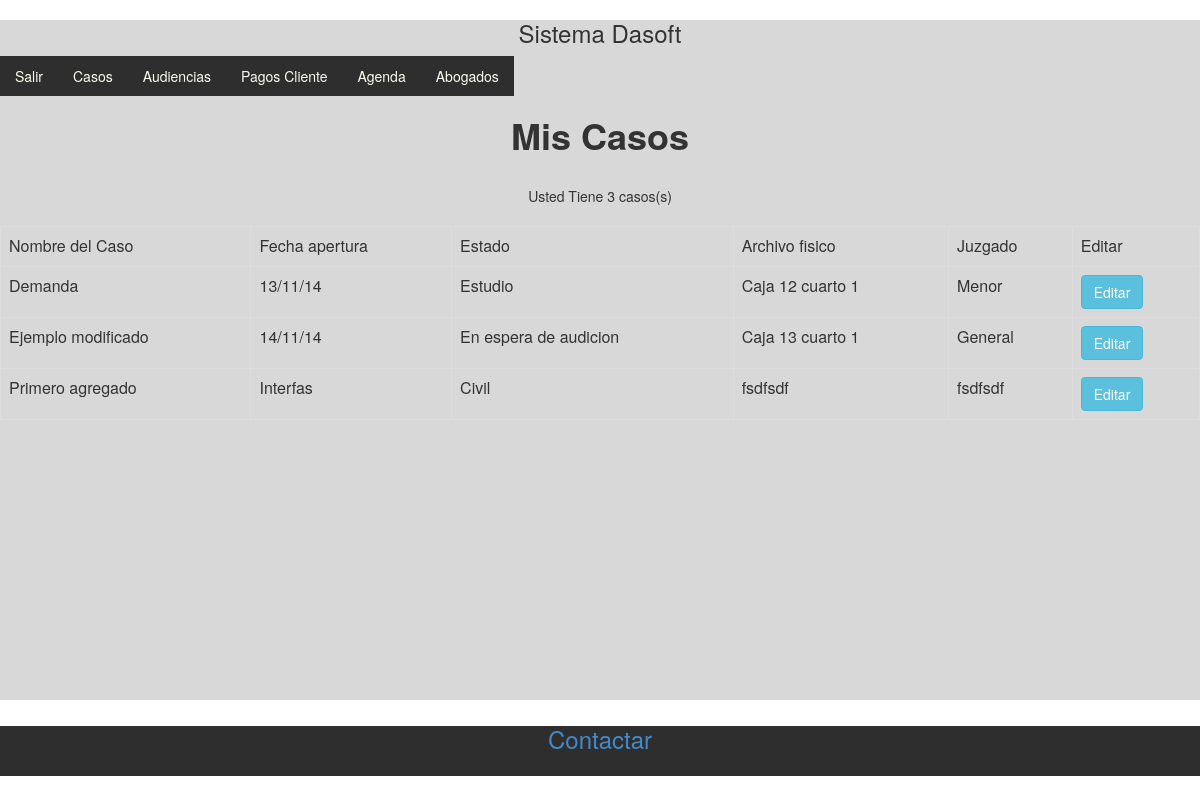
The app's page /dasoft/index.php/c_usuarios/modificarCasos with its own data.
### tables this page shows
CREATE TABLE IF NOT EXISTS `casos` (
  `idcasos` int(11) NOT NULL AUTO_INCREMENT,
  `nombreCaso` varchar(45) NOT NULL,
  `fechaApertura` varchar(45) DEFAULT NULL,
  `estado` varchar(45) DEFAULT NULL,
  `archivoFisico` varchar(45) DEFAULT NULL,
  `juzgado` varchar(45) DEFAULT NULL,
  `clientes_id` int(11) NOT NULL,
  `abogado_idabogado` int(11) NOT NULL,
  PRIMARY KEY (`idcasos`),
  KEY `fk_casos_clientes_idx` (`clientes_id`),
  KEY `fk_casos_abogado1_idx` (`abogado_idabogado`)
);

### dasoft/application/controllers/c_usuarios.php (called while the page is built, shortened)
<?php if ( ! defined('BASEPATH')) exit('No direct script access allowed');
class C_usuarios extends CI_Controller {
 function __construct()
    {
		$this->load->helper('url');
		$this->load->helper('form');
		$this->load->library('form_validation');
		$this->load->model('m_usuarios');
    }
	function modificarCasos(){
		$data['resultado']= $this->m_usuarios->consultar();
		$this->load->view('vista_EditarCasos',$data);
	}
}

### dasoft/index.php (called while the page is built, shortened)
<?php
require_once BASEPATH.'core/CodeIgniter.php';

### dasoft/application/models/m_usuarios.php (called while the page is built, shortened)
<?php
class M_usuarios extends CI_Model {
function consultar(){
	$query=$this->db->get('casos');
	return $query->result();
}
}
?>

### dasoft/application/views/vista_EditarCasos.php (the view, shortened to what this page needs)
<!DOCTYPE HTML PUBLIC "-//W3C//DTD HTML 4.01 Transitional//ES">
<html>
<head>
<link rel="stylesheet" type="text/css" href="http://localhost/proyectos/estilo.css">
<link href="<?php echo base_url()?>css/bootstrap.min.css" rel="stylesheet">
</head>
<body>
<div id="Contenedor">
<div id="Encabezado">
<h3>Sistema Dasoft</h3>
</div>
<div id="Menu">
<ul class="nav">
	<li><a href="<?php echo base_url() ?>index.php">Salir</a></li>
	<li><a href="">Casos</a>
	</li>
	<li><a href="">Audiencias</a>
	</li>
	<li><a href="">Pagos Cliente</a>
	</li>
	<li><a href="">Agenda</a>
	</li>
	<li><a href="">Abogados</a>
	</li>
</ul>
</div>
<div id="Contenido">
<h1><b>Mis Casos</b></h1>
<br/>
<?php if (empty($resultado)){ ?>
		<b>No tienes Contactos</b>
<?php 	}else{ ?>
		Usted Tiene <?php echo count($resultado) ?> casos(s)<br/><br/>
		<table class="table table-bordered ">
			<tr>
				<td>Nombre del Caso</td>
				<td>Fecha apertura</td>
				<td>Estado</td>
				<td>Archivo fisico</td>
				<td>Juzgado</td>
				<td>Editar</td>
			</tr>
		<?php foreach ($resultado as $contacto){ ?>
			<tr>
				<td><?php echo $contacto->nombreCaso ?> </td>
				<td><?php echo $contacto->fechaApertura ?> </td>
				<td><?php echo $contacto->estado ?> </td>
				<td><?php echo $contacto->archivoFisico ?> </td>
				<td><?php echo $contacto->juzgado ?> </td>
				<td>
				<a href="<?php echo base_url() ?>index.php/c_usuarios/editar/<?php echo  $contacto->idcasos ?>" class="btn btn-info">Editar</a>
				</td>
			</tr>
		<?php } ?>
		</table>
<?php 	} ?>
<br/>
</div>
<div id="Pie">
<h3 ><a href="mailto:carlos920228@gmail.com">Contactar</a></h3>
</div>
</div>
</body>
</html>

### estilo.css (style rules this page uses)
* { margin:0px; padding:0px; }
#Contenedor { margin:auto; background-color:#D8D8D8; height: 680px; }
#Menu { height: 40px; margin: 0 auto; }
#Contenido { margin:auto; height:590px; text-align: center; }
#Pie { background-color:#2E2E2E; margin:auto; height: 50px; }
h3 { text-align: center; }
a { color:#fff; text-align: center; }
.nav { margin: 0 auto; }
ul, ol { list-style:none; }
.nav > li { float:left; margin: 0 auto; }
.nav li a { background-color:#2E2E2E; color:#FBFBEF; text-decoration:none; padding:10px 12px; display:block; margin: 0 auto; }

### records on screen
casos: nombreCaso "Demanda", fechaApertura "13/11/14", estado "Estudio", archivoFisico "Caja 12 cuarto 1", juzgado "Menor"
casos: nombreCaso "Ejemplo modificado", fechaApertura "14/11/14", estado "En espera de audicion", archivoFisico "Caja 13 cuarto 1", juzgado "General"
casos: nombreCaso "Primero agregado", fechaApertura "Interfas", estado "Civil", archivoFisico "fsdfsdf", juzgado "fsdfsdf"

### other values on screen
count($resultado) "3"
